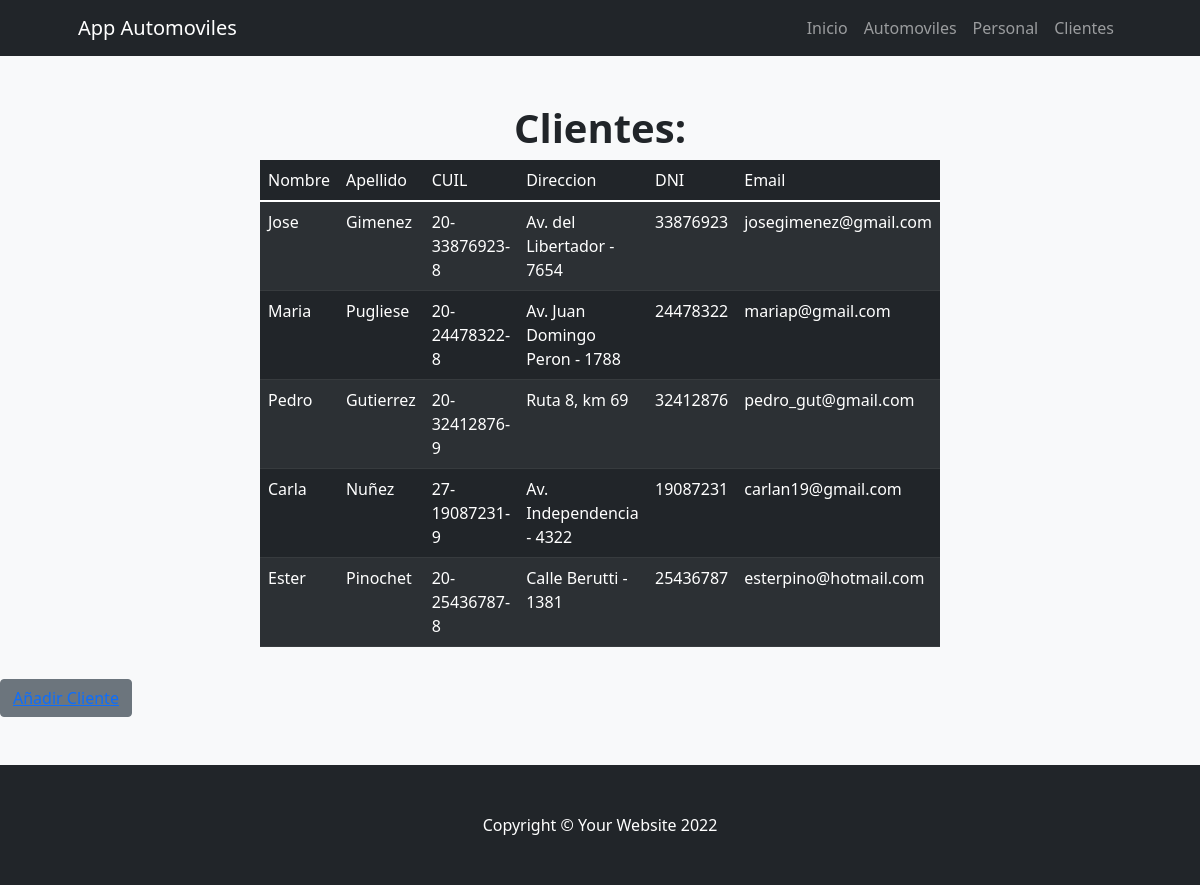
The app's page /Appautomoviles/cliente/ with its own data.
### Appautomoviles/models.py (models this page shows)
class Cliente(models.Model):
    nombre = models.CharField("Nombre", max_length=30)
    apellido = models.CharField("Apellido", max_length=30)
    cuil = models.CharField("CUIL", max_length=13)
    direccion = models.CharField("Direccion", max_length=50)
    dni = models.CharField("DNI", max_length=8)
    email = models.EmailField(blank=True, null=True)

### Appautomoviles/views.py (the view)
# urls.py: path("cliente/", views.cliente, name="cliente"),
def cliente(request):
    cliente = Cliente.objects.all()
    return render(request, "Appautomoviles/cliente.html", {"cliente": cliente})

### Appautomoviles/templates/Appautomoviles/cliente.html (shortened to what this page needs)
{% extends "Appautomoviles/base.html" %}
{% load static %}
{% block contenidoPagina %}
<section class="bg-light py-5">
    <div class="container px-5">
        <div class="row gx-5 justify-content-center">
            <div class="col-lg-8">
                <h1 class="text-center"><b>Clientes:</b></h1>
                    <table class="table table-dark table-striped">
                        <thead>
                            <td>Nombre</td>
                            <td>Apellido</td>
                            <td>CUIL</td>
                            <td>Direccion</td>
                            <td>DNI</td>
                            <td>Email</td>
                        </thead>
                        {% for client in cliente %}
                        <tr>
                            <td> {{client.nombre}} </td>
                            <td> {{client.apellido}} </td>
                            <td> {{client.cuil}} </td>
                            <td> {{client.direccion}} </td>
                            <td> {{client.dni}} </td>
                            <td> {{client.email}} </td>
                        </tr>
                        {% endfor %}
                    </table>
            </div>
        </div>
    </div>
    <button class=" mt-3 btn btn-secondary ms-7"><a href="{%url 'formulario_cliente'%}">Añadir Cliente</a></button>
</section>
{% endblock %}

### records on screen
Cliente: nombre "Jose", apellido "Gimenez", cuil "20-33876923-8", direccion "Av. del Libertador - 7654", dni "33876923", email "josegimenez@gmail.com"
Cliente: nombre "Maria", apellido "Pugliese", cuil "20-24478322-8", direccion "Av. Juan Domingo Peron - 1788", dni "24478322", email "mariap@gmail.com"
Cliente: nombre "Pedro", apellido "Gutierrez", cuil "20-32412876-9", direccion "Ruta 8, km 69", dni "32412876", email "pedro_gut@gmail.com"
Cliente: nombre "Carla", apellido "Nuñez", cuil "27-19087231-9", direccion "Av. Independencia - 4322", dni "19087231", email "carlan19@gmail.com"
Cliente: nombre "Ester", apellido "Pinochet", cuil "20-25436787-8", direccion "Calle Berutti - 1381", dni "25436787", email "esterpino@hotmail.com"
